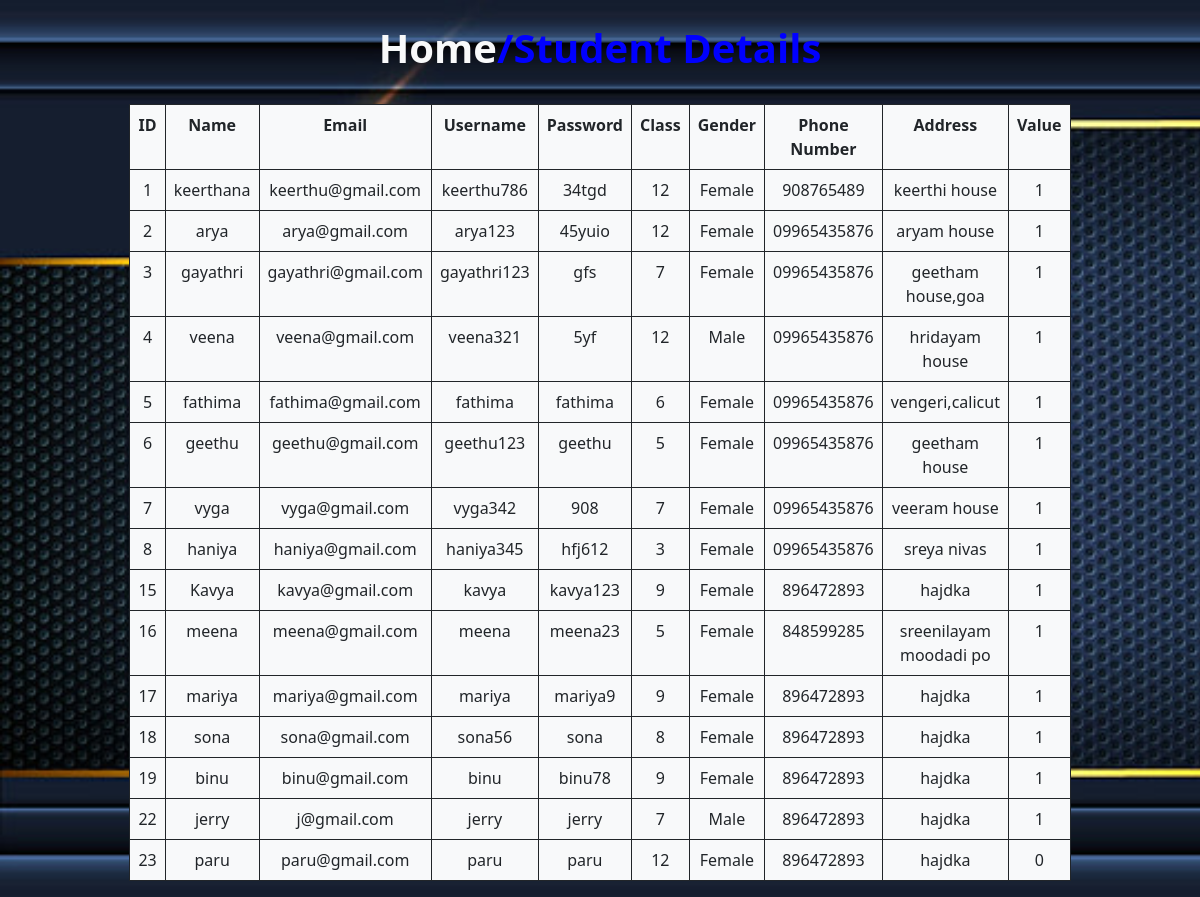
Screenshot of /viewstudent with the database file from the repository.
### school_app/models.py (models this page shows)
class Student(models.Model):
    Name=models.CharField(max_length=20)
    Email=models.EmailField(max_length=20)
    GENDER_CHOICES= (
        ('M', 'Male'),
        ('F', 'Female'),
        )
    Gender = models.CharField(max_length=1, choices=GENDER_CHOICES)
    Address=models.CharField(max_length=50)
    Phone_no=models.CharField(max_length=12)
    user_type=models.CharField(max_length=10)
    value=models.IntegerField(max_length=1)
    Username=models.CharField(max_length=12,default='student')
    Password=models.CharField(max_length=8,default=788904)
    cls=models.CharField(max_length=5,default=0)

### school_app/views.py (the view)
# urls.py: path('viewstudent',views.viewstudent,name='viewstudent'),
def viewstudent(request):
    a=Student.objects.all()
    return render(request,'Teacher_view_student.html',{'a1':a})

### school_app/templates/Teacher_view_student.html (shortened to what this page needs)
<!DOCTYPE html>
<html lang="en">
<head>
    <link href="https://cdn.jsdelivr.net/npm/bootstrap@5.0.2/dist/css/bootstrap.min.css" rel="stylesheet"
>
</head>
<body>
    <br>
    <h1><a href="teacherhome" class="text-decoration-none text-light">Home</a>/Student Details
    </h1><br>
    <div>
        <table class="table  table-bordered w-75 bg-light h-100 border-dark text-center ">
            <tr>
                <th>ID</th>
                <th>Name</th>
                <th>Email</th>
                <th>Username</th>
                <th>Password</th>
                <th>Class</th>
                <th>Gender</th>
                <th>Phone Number</th>
                <th>Address</th>
                <th>Value</th>
            </tr>
            {% for i in a1 %}
            <tr>
                <td>{{i.id}}</td>
                <td>{{i.Name}}</td>
                <td>{{i.Email}}</td>
                <td>{{i.Username}}</td>
                <td>{{i.Password}}</td>
                <td>{{i.cls}}</td>
                <td>{{i.Gender}}</td>
                <td>{{i.Phone_no}}</td>
                <td>{{i.Address}}</td>
                <td>{{i.value}}</td>
            </tr>
            {% endfor %}
        </table>
</body>
</html>

### school_app/templates/Teacher_view_student.html (style rules this page uses)
body { background-image: url('static/images/pngtree-blue.jpg'); background-size: cover; }
h1 { text-align: center; color: blue; font-weight: bold; }
div { display: flex; justify-content: center; }

### rows the page displays
Student: id "1", Name "keerthana", Email "keerthu@gmail.com", Username "keerthu786", Password "34tgd", cls "12", Gender "Female", Phone_no "908765489", Address "keerthi house", value "1"
Student: id "2", Name "arya", Email "arya@gmail.com", Username "arya123", Password "45yuio", cls "12", Gender "Female", Phone_no "09965435876", Address "aryam house", value "1"
Student: id "3", Name "gayathri", Email "gayathri@gmail.com", Username "gayathri123", Password "gfs", cls "7", Gender "Female", Phone_no "09965435876", Address "geetham house,goa", value "1"
Student: id "4", Name "veena", Email "veena@gmail.com", Username "veena321", Password "5yf", cls "12", Gender "Male", Phone_no "09965435876", Address "hridayam house", value "1"
Student: id "5", Name "fathima", Email "fathima@gmail.com", Username "fathima", Password "fathima", cls "6", Gender "Female", Phone_no "09965435876", Address "vengeri,calicut", value "1"
Student: id "6", Name "geethu", Email "geethu@gmail.com", Username "geethu123", Password "geethu", cls "5", Gender "Female", Phone_no "09965435876", Address "geetham house", value "1"
Student: id "7", Name "vyga", Email "vyga@gmail.com", Username "vyga342", Password "908", cls "7", Gender "Female", Phone_no "09965435876", Address "veeram house", value "1"
Student: id "8", Name "haniya", Email "haniya@gmail.com", Username "haniya345", Password "hfj612", cls "3", Gender "Female", Phone_no "09965435876", Address "sreya nivas", value "1"
Student: id "15", Name "Kavya", Email "kavya@gmail.com", Username "kavya", Password "kavya123", cls "9", Gender "Female", Phone_no "896472893", Address "hajdka", value "1"
Student: id "16", Name "meena", Email "meena@gmail.com", Username "meena", Password "meena23", cls "5", Gender "Female", Phone_no "848599285", Address "sreenilayam moodadi po", value "1"
Student: id "17", Name "mariya", Email "mariya@gmail.com", Username "mariya", Password "mariya9", cls "9", Gender "Female", Phone_no "896472893", Address "hajdka", value "1"
Student: id "18", Name "sona", Email "sona@gmail.com", Username "sona56", Password "sona", cls "8", Gender "Female", Phone_no "896472893", Address "hajdka", value "1"
Student: id "19", Name "binu", Email "binu@gmail.com", Username "binu", Password "binu78", cls "9", Gender "Female", Phone_no "896472893", Address "hajdka", value "1"
Student: id "22", Name "jerry", Email "j@gmail.com", Username "jerry", Password "jerry", cls "7", Gender "Male", Phone_no "896472893", Address "hajdka", value "1"
Student: id "23", Name "paru", Email "paru@gmail.com", Username "paru", Password "paru", cls "12", Gender "Female", Phone_no "896472893", Address "hajdka", value "0"
